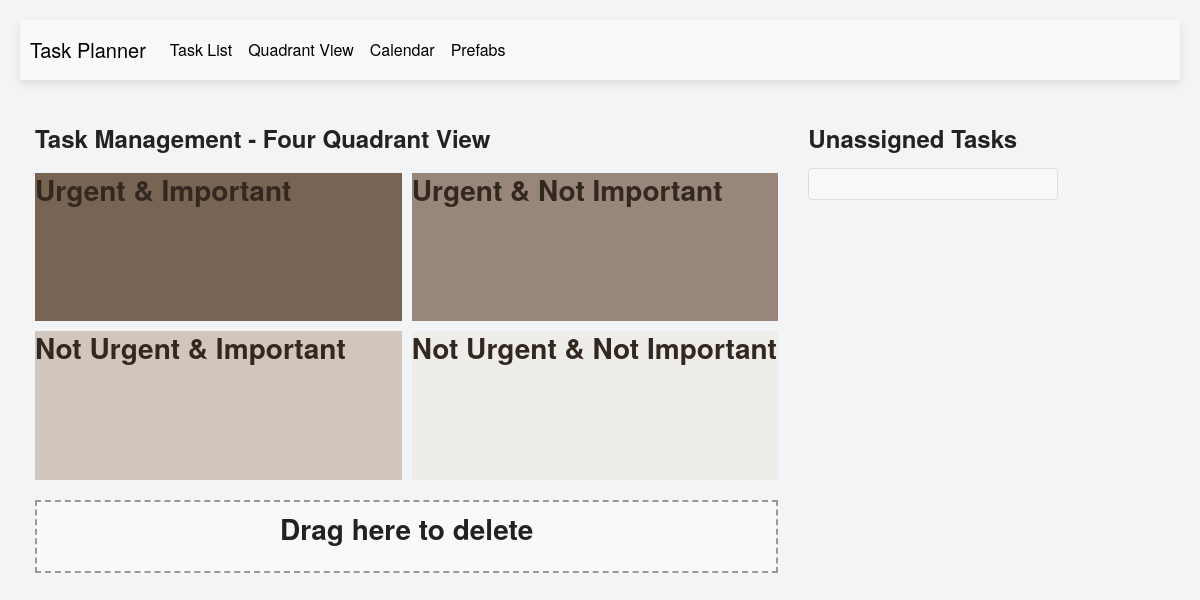
The app's page /quadrant_view, older data.
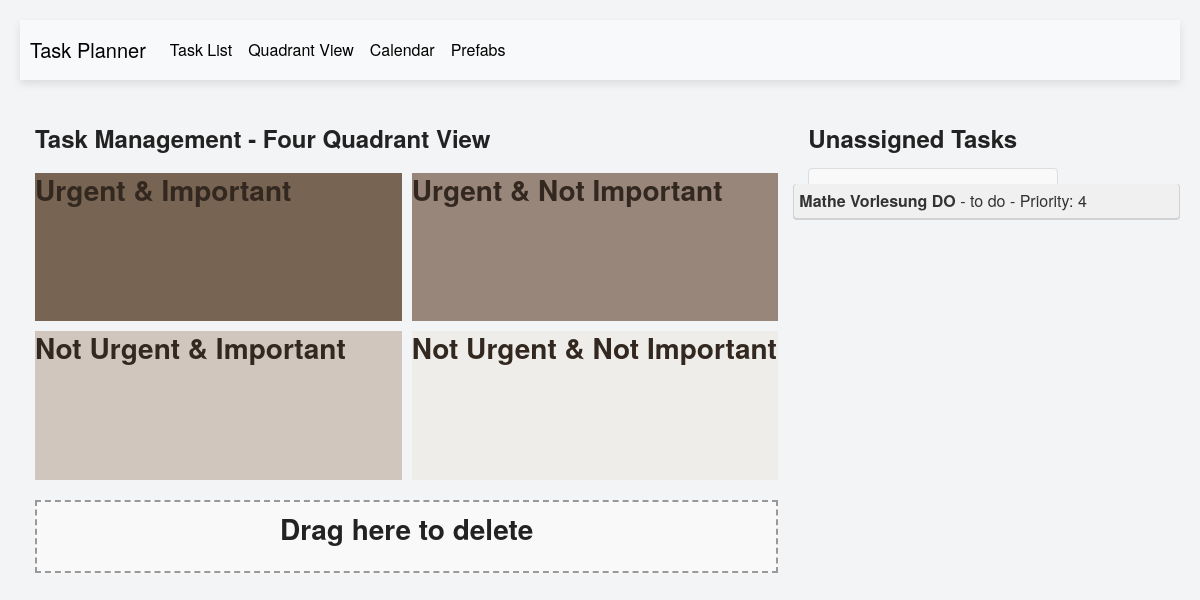
The same page, newer data.
### app/models.py (models this page shows, shortened)
class Task(db.Model):
    __tablename__ = 'task'
    id = db.Column(db.Integer, primary_key=True)
    title = db.Column(db.String(100), nullable=False)
    description = db.Column(db.String(500))
    due_date = db.Column(db.DateTime, nullable=True)
    estimated_time = db.Column(db.Integer, default=1, nullable=False)
    priority = db.Column(db.Integer, CheckConstraint('priority BETWEEN 1 AND 5'), nullable=True)
    status = db.Column(db.Enum("to do", "doing", "done"), default="to do", nullable=False)
    reminder = db.Column(db.DateTime, nullable=True)
    created_at = db.Column(db.DateTime, default=datetime.utcnow)
    updated_at = db.Column(db.DateTime, onupdate=datetime.utcnow)
    quadrant = db.Column(db.String(50), nullable=True)
    calendar_date = db.Column(db.Date, nullable=True)
    start_time = db.Column(db.Time, nullable=True)
    duration_minutes = db.Column(db.Integer, nullable=True)
    assigned_day = db.Column(db.Integer, nullable=True)
    assigned_hour = db.Column(db.Integer, nullable=True)

### app/routes.py (the view)
@main.route('/quadrant_view')
def quadrant_view():
    unassigned_tasks = Task.query.filter_by(quadrant=None).all()
    urgent_important_tasks = Task.query.filter_by(quadrant='urgent-important').all()
    urgent_not_important_tasks = Task.query.filter_by(quadrant='urgent-not-important').all()
    not_urgent_important_tasks = Task.query.filter_by(quadrant='not-urgent-important').all()
    not_urgent_not_important_tasks = Task.query.filter_by(quadrant='not-urgent-not-important').all()
    return render_template('quadrant_view.html',
                           unassigned_tasks=unassigned_tasks,
                           urgent_important_tasks=urgent_important_tasks,
                           urgent_not_important_tasks=urgent_not_important_tasks,
                           not_urgent_important_tasks=not_urgent_important_tasks,
                           not_urgent_not_important_tasks=not_urgent_not_important_tasks)

### app/templates/quadrant_view.html (shortened to what this page needs)
{% extends 'layout.html' %}
{% block main %}
<div class="row">
    <div class="col-md-8">
        <h2>Task Management - Four Quadrant View</h2>
        <div class="quadrant-container">
            <div class="quadrant urgent-important" id="urgent-important">
                <h3>Urgent & Important</h3>
            </div>
            <div class="quadrant urgent-not-important" id="urgent-not-important">
                <h3>Urgent & Not Important</h3>
            </div>
            <div class="quadrant not-urgent-important" id="not-urgent-important">
                <h3>Not Urgent & Important</h3>
            </div>
            <div class="quadrant not-urgent-not-important" id="not-urgent-not-important">
                <h3>Not Urgent & Not Important</h3>
            </div>
        </div>
        <div class="deletion-zone" id="deletion-zone">
            <h3>Drag here to delete</h3>
        </div>
    </div>
    <div class="col-md-4">
        <h2>Unassigned Tasks</h2>
        <ul class="list-group task-list-container" id="unassigned-task-list">
            {% for task in unassigned_tasks %}
            <li class="list-group-item task-item" draggable="true" data-task-id="{{ task.id }}">
                <strong>{{ task.title }}</strong> - {{ task.status }} - Priority: {{ task.priority }}
            </li>
            {% endfor %}
        </ul>
    </div>
</div>
{% endblock %}

Row changes from the older to the newer data that the page shows:
added Task: title "Mathe Vorlesung DO", status "to do", priority "4"
